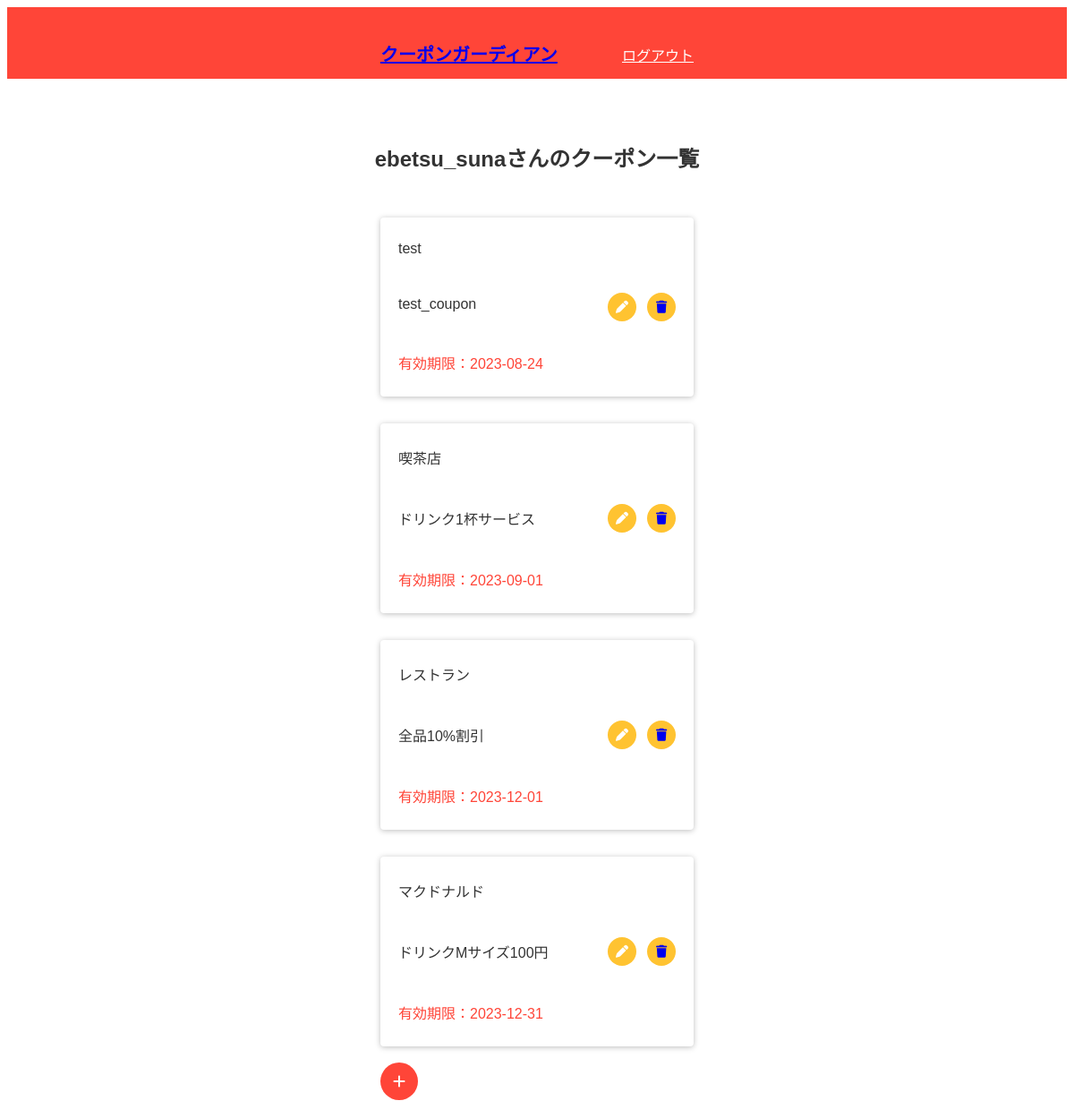
/list (signed in), run on the app's committed database.
### tables this page shows
CREATE TABLE "users" (
	"id"	INTEGER,
	"user_name"	TEXT,
	"password"	TEXT,
	PRIMARY KEY("id")
);

CREATE TABLE "coupon" (
	"id"	INTEGER,
	"coupon_name"	TEXT,
	"shop_name"	TEXT,
	"expiration"	TEXT,
	"user_flag"	INTEGER,
	PRIMARY KEY("id")
);

### app.py (the view)
@app.route("/list")
def coupon_list():
    if "user_id" in session:
        user_id = session["user_id"][0]
        print(user_id)
        conn = sqlite3.connect("coupon_manager.db")
        c = conn.cursor()
        c.execute("select user_name from users where id = ?", (user_id,))
        user_name = c.fetchone()[0]
        c.execute("select id, coupon_name, shop_name, expiration from coupon where user_flag = ? order by expiration", (user_id,))
        coupon_list = []
        for row in c.fetchall():
            print("-------------")
            print(row)
            print("-------------")
            coupon_list.append({"id": row[0], "coupon_name": row[1], "shop_name": row[2], "expiration": row[3]})
        c.close()
        print(coupon_list)
        return render_template("list.html", user_name = user_name, coupon_list = coupon_list)
    else:
        return redirect("/")

### templates/list.html
{% extends "base.html" %}
{% block content %}
<main>
    <div class="list-container">
        <h2 class="username-head">{{user_name}}さんのクーポン一覧</h2>
        <div class="coupon-wrap">
            {% for item in coupon_list %}
            <div class="card">
                <div class="coupon-info">
                    <p class="shop">{{item["shop_name"]}}</p>
                    <p class="coupon">{{item["coupon_name"]}}</p>
                    <p class="expiration">有効期限：{{item["expiration"]}}</p>
                </div>
                <div class="icon-wrap">
                    <a href="/edit/{{item['id']}}" class="circle"><i class="fa-solid fa-pen" style="color: #ffffff;"></i></a>
                    <a href="/del/{{item['id']}}" class="circle"><i class="fa-solid fa-trash"></i></a>
                </div>
            </div>
            {% endfor %}
            <div class="btn-fixed">
                <div class="plus">
                    <a href="/add"><i class="fa-solid fa-plus" style="color: #fff;"></i></a>
                </div>
            </div>
        </div>
    </div>
</main>
{% endblock %}

### static/css/style.css (style rules this page uses)
body { font-family: 'Arial', YuGothic, 'Yu Gothic', 'Hiragino Kaku Gothic ProN', 'ヒラギノ角ゴ ProN W3', 'メイリオ', Meiryo, 'ＭＳ ゴシック', sans-serif; color: #333333; }
* { box-sizing: border-box; }
.list-container { display: flex; flex-direction: column; row-gap: 30px; align-items: center; justify-content: center; margin: 50px 0; }
.fa-plus { width: 42px; height: 42px; border-radius: 50%; background-color: #FF4538; text-align: center; line-height: 42px; bottom: 20px; position: fixed; }
.coupon-wrap { width: 350px; }
.card { width: 100%; padding: 10px 20px; margin-bottom: 30px; border-radius: 4px; background-color: #ffffff; box-shadow: 0px 1px 6px #bebebe; display: flex; align-items: center; justify-content: space-between; }
.coupon-info { display: flex; flex-direction: column; row-gap: 12px; }
.expiration { color: #ff4538; }
.icon-wrap { display: flex; column-gap: 12px; justify-content: end; }
.circle { width: 32px; height: 32px; border-radius: 50%; background-color: #ffc331; text-align: center; line-height: 32px; }
.fa-pen,.fa-trash { font-size: 14px; }

### data on the page
users: user_name "ebetsu_suna"
coupon: shop_name "test", coupon_name "test_coupon", expiration "2023-08-24"
coupon: shop_name "喫茶店", coupon_name "ドリンク1杯サービス", expiration "2023-09-01"
coupon: shop_name "レストラン", coupon_name "全品10%割引", expiration "2023-12-01"
coupon: shop_name "マクドナルド", coupon_name "ドリンクMサイズ100円", expiration "2023-12-31"
